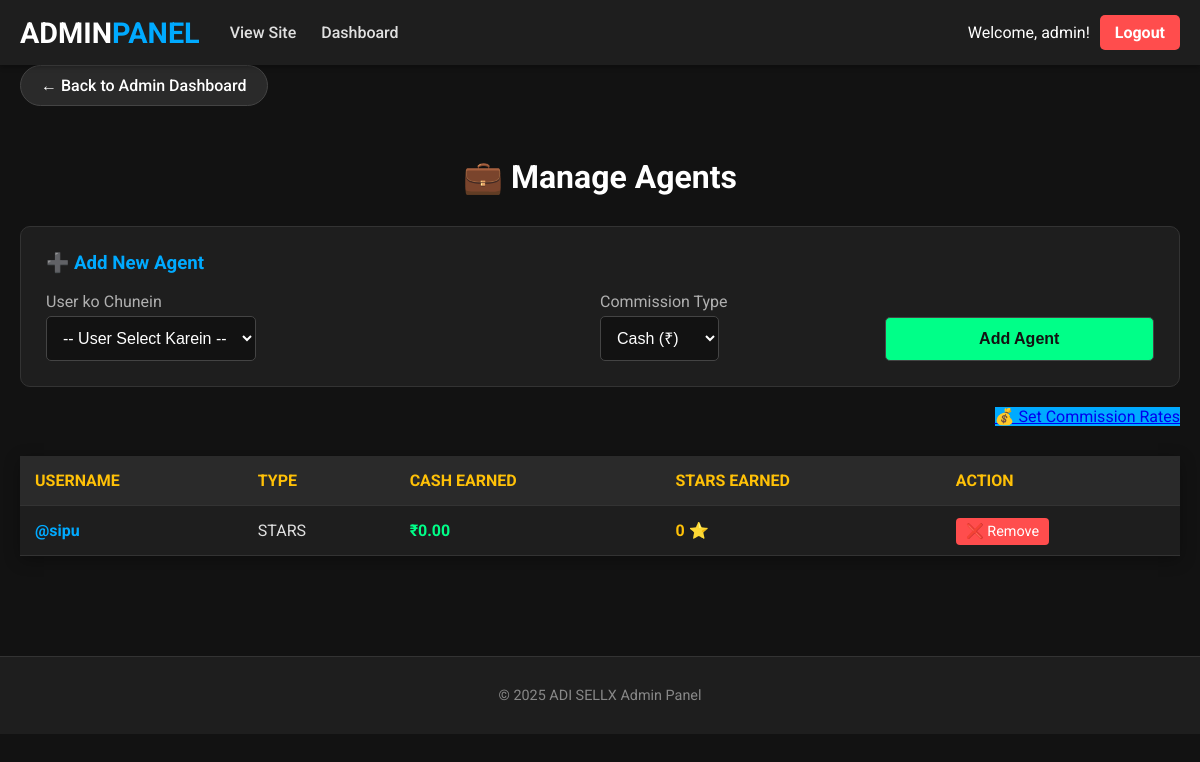
Screenshot of /admin/agents (signed in) with the database file from the repository.
### tables this page shows
CREATE TABLE users (
            id INTEGER PRIMARY KEY AUTOINCREMENT,
            username TEXT UNIQUE NOT NULL,
            password_hash TEXT NOT NULL,
            wallet REAL DEFAULT 0,
            purchases INTEGER DEFAULT 0,
            referrals INTEGER DEFAULT 0,
            is_vip INTEGER DEFAULT 0,
            created_at INTEGER DEFAULT (strftime('%s', 'now')),
            device_fingerprint TEXT
        );

CREATE TABLE agents (
            user_id INTEGER PRIMARY KEY,
            commission_type TEXT DEFAULT 'CASH', -- CASH ya STARS
            total_cash_earned REAL DEFAULT 0,
            total_stars_earned INTEGER DEFAULT 0,
            created_at INTEGER DEFAULT (strftime('%s', 'now')),
            FOREIGN KEY (user_id) REFERENCES users (id)
        );

### app.py (the view)
@app.route('/admin/agents')
@admin_required
def admin_manage_agents():
    conn = sqlite3.connect(DATABASE); conn.row_factory = sqlite3.Row; c = conn.cursor()
    c.execute('''
        SELECT a.*, u.username
        FROM agents a
        JOIN users u ON a.user_id = u.id
        ORDER BY a.created_at DESC
    ''')
    agents = c.fetchall()
    c.execute('''
        SELECT u.id, u.username
        FROM users u
        WHERE u.id NOT IN (SELECT user_id FROM agents)
        ORDER BY u.username ASC
    ''')
    potential_agents = c.fetchall()
    conn.close()
    return render_template('admin/manage_agents.html',
                           agents=agents,
                           potential_agents=potential_agents)

### app.py (called while the page is built)
def admin_required(f):
    @wraps(f)
    def decorated_function(*args, **kwargs):
        if not session.get('is_admin'):
            flash("Aapke paas is page ka access nahi hai. Pehle Admin se Login karein.", "error")
            return redirect(url_for('login_page'))
        return f(*args, **kwargs)
    return decorated_function

### templates/admin/manage_agents.html (shortened to what this page needs)
<!DOCTYPE html>
<html lang="en">
<head>
    <link rel="stylesheet" href="{{ url_for('static', filename='style.css') }}">
</head>
<body>
    <nav>
        <div class="container nav-container">
            <div class="nav-left">
                <a href="/" class="logo">ADMIN<span>PANEL</span></a>
                <div class="menu-links">
                    <a href="/">View Site</a>
                    <a href="/admin">Dashboard</a>
                </div>
            </div>
            <div class="user-actions">
                 {% if session['username'] %}
                    <span style="color: white; margin-right: 10px;">Welcome, {{ session['username'] }}!</span>
                    <a href="/logout" class="login-btn" style="background-color: #ff4d4d;">Logout</a>
                 {% endif %}
            </div>
        </div>
    </nav>
    <section class="dashboard">
        <div class="container">
            <a href="/admin" class="back-button">
                &larr; Back to Admin Dashboard
            </a>
            <h2 class="section-title">💼 Manage Agents</h2>
            <form class="add-agent-form" method="POST" action="{{ url_for('admin_add_agent') }}">
                <h3>➕ Add New Agent</h3>
                <div class="form-row">
                    <div>
                        <label for="user_id">User ko Chunein</label>
                        <select name="user_id" id="user_id" required>
                            <option value="">-- User Select Karein --</option>
                        </select>
                    </div>
                    <div>
                        <label for="commission_type">Commission Type</label>
                        <select name="commission_type" id="commission_type">
                            <option value="CASH">Cash (₹)</option>
                        </select>
                    </div>
                    <button type="submit">Add Agent</button>
                </div>
            </form>
            <div style="text-align: right; margin-bottom: 20px; margin-top: -10px;">
                <a href="{{ url_for('admin_commission_settings') }}" class="action-btn btn-approve" style="background-color: #00aaff;">
                    💰 Set Commission Rates
                </a>
            </div>
            {% if agents %}
            <table class="agent-table">
                <thead>
                    <tr>
                        <th>Username</th>
                        <th>Type</th>
                        <th>Cash Earned</th>
                        <th>Stars Earned</th>
                        <th>Action</th>
                    </tr>
                </thead>
                <tbody>
                    {% for agent in agents %}
                    <tr>
                        <td class="agent-info">@{{ agent.username }}</td>
                        <td>{{ agent.commission_type }}</td>
                        <td class="cash-earned">₹{{ "%.2f"|format(agent.total_cash_earned) }}</td>
                        <td class="star-earned">{{ agent.total_stars_earned }} ⭐</td>
                        <td>
                            <a href="{{ url_for('admin_delete_agent', user_id=agent.user_id) }}" class="btn-remove-agent" onclick="return confirm('Confirm remove agent @{{ agent.username }}?');">
                                ❌ Remove
                            </a>
                        </td>
                    </tr>
                    {% endfor %}
                </tbody>
            </table>
            {% else %}
            <div class="no-orders-message">
                <h3>Koi Agents nahi mile।</h3>
                <p style="color: #888;">Upar diye gaye form se naye agents add karein.</p>
            </div>
            {% endif %}
        </div>
    </section>
    <footer>
        <div class="container">
            <p>© 2025 ADI SELLX Admin Panel</p>
        </div>
    </footer>
</body>
</html>

### static/style.css (style rules this page uses)
body { font-family: 'Roboto', sans-serif; background-color: #121212; color: #e0e0e0; margin: 0; padding: 0; }
.container { max-width: 1200px; margin: 0 auto; padding: 0 20px; }
nav { background-color: #1e1e1e; padding: 15px 0; box-shadow: 0 2px 5px rgba(0, 0, 0, 0.3); position: sticky; top: 0; z-index: 1000; }
.nav-container { display: flex; justify-content: space-between; align-items: center; }
.nav-left { display: flex; align-items: center; gap: 30px; }
nav .logo { font-size: 1.8rem; font-weight: 700; color: #ffffff; text-decoration: none; }
nav .logo span { color: #00aaff; }
nav .menu-links { display: none; gap: 25px; }
nav .menu-links a { color: #e0e0e0; text-decoration: none; font-weight: 500; transition: color 0.3s ease; }
nav .user-actions { display: flex; align-items: center; }
.login-btn { background-color: #00aaff; color: #ffffff !important; padding: 8px 15px; border-radius: 5px; text-decoration: none; font-weight: 700; transition: background-color 0.3s ease; }
.dashboard { padding: 0 0 50px 0; }
.section-title { text-align: center; font-size: 2rem; color: #ffffff; margin-bottom: 30px; opacity: 0; animation: fadeIn 0.8s ease-out 0.8s forwards; }
footer { background-color: #1e1e1e; text-align: center; padding: 30px 20px; margin-top: 50px; border-top: 1px solid #333; }
footer p { color: #888; font-size: 0.9rem; margin: 0; }
.back-button { display: inline-block; background-color: #2a2a2a; color: #ffffff; border: 1px solid #444; padding: 10px 20px; border-radius: 25px; text-decoration: none; font-weight: 500; margin-bottom: 25px; transition: all 0.3s ease; }
@media (min-width: 768px) { nav .menu-links { display: flex; } }

### templates/admin/manage_agents.html (style rules this page uses)
.agent-table { width: 100%; border-collapse: collapse; margin-top: 30px; box-shadow: 0 4px 15px rgba(0, 0, 0, 0.3); }
.agent-table th, .agent-table td { padding: 15px; text-align: left; border-bottom: 1px solid #333; background-color: #1e1e1e; }
.agent-table th { background-color: #2a2a2a; color: #ffc107; font-size: 1rem; font-weight: 700; text-transform: uppercase; }
.agent-info { font-weight: 700; color: #00aaff; }
.cash-earned { color: #00ff88; font-weight: 700; }
.star-earned { color: #ffc107; font-weight: 700; }
.btn-remove-agent { background-color: #ff4d4d; color: white; padding: 5px 10px; border-radius: 4px; text-decoration: none; font-size: 0.9rem; }
.add-agent-form { background-color: #1e1e1e; padding: 25px; border-radius: 10px; border: 1px solid #333; margin-bottom: 30px; }
.add-agent-form h3 { margin-top: 0; color: #00aaff; }
.form-row { display: grid; grid-template-columns: 2fr 1fr 1fr; gap: 15px; align-items: flex-end; }
.form-row label { display: block; margin-bottom: 5px; color: #b0b0b0; }
.form-row select, .form-row button { padding: 12px; background-color: #121212; border: 1px solid #444; color: white; border-radius: 5px; font-size: 1rem; }
.form-row button { background-color: #00ff88; color: #121212; font-weight: 700; cursor: pointer; }

### rows the page displays
users: username "admin"
agents: username "sipu", commission_type "STARS", total_cash_earned "0.00", total_stars_earned "0"
